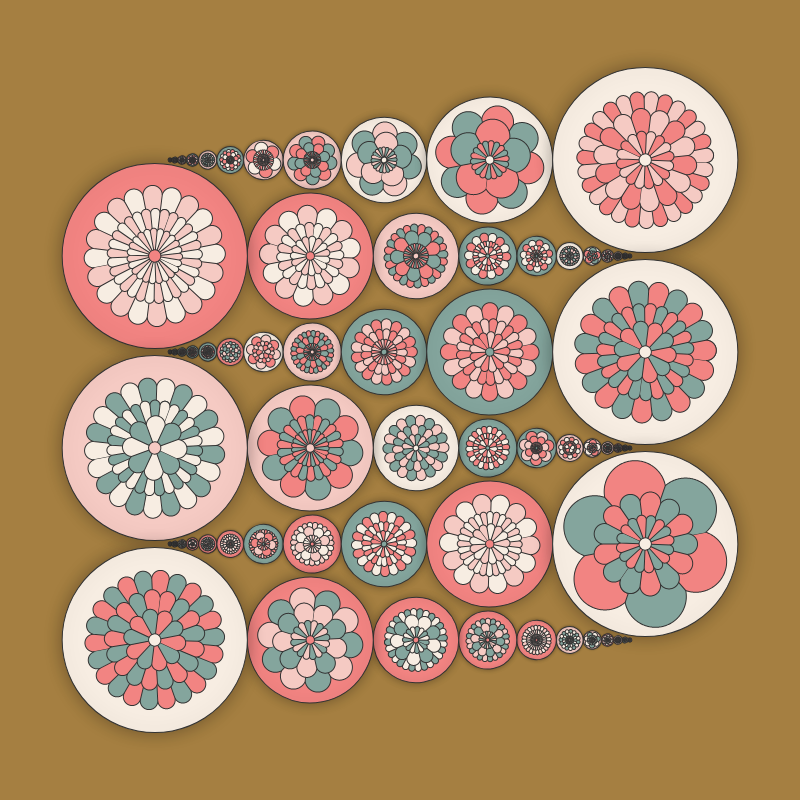
Frame 1 (no input)
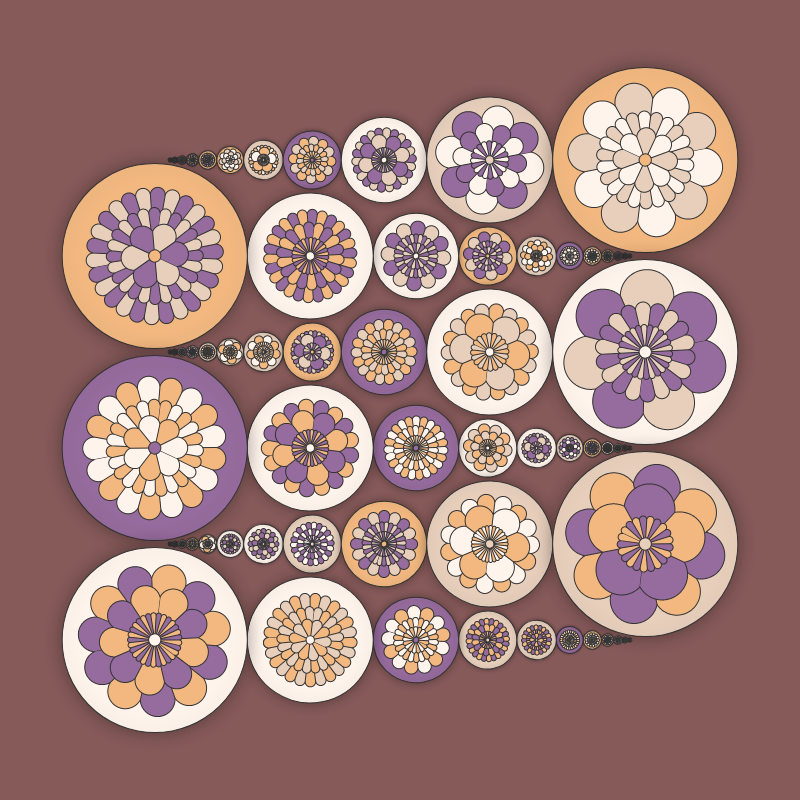
Frame 2 (the mouse pressed at the canvas centre, redrawn once)

The p5.js sketch that drew these frames (run headless with seeded random() and noise() and a simulated clock; the mouse was pressed at the canvas centre and the sketch redrawn once):

// p5.js sketch
// ── sketch.js
// https://openprocessing.org/sketch/1630344
let palette;
let c,
  pc = -1;

function setup() {
  createCanvas(800, 800);
  colorMode(HSB, 360, 100, 100, 100);
  angleMode(DEGREES);
}

function draw() {
  palette = shuffle(createPalette(random(url)), true);

  background(palette[0]);
  blendMode(MULTIPLY);
  background(0, 0, 0, 33);
  palette.splice(0, 1);
  blendMode(BLEND);

  stroke(0, 0, 20);

  let rows = 5;
  int(random(5, 5));
  let offset = width / 5;
  let h = (height - offset * 2) / rows;
  let w = width - offset * 2;

  for (let i = 0; i <= rows; i += 1) {
    let ox = i % 2 == 0 ? offset : width - offset;
    let oy = offset + h * i;

    push();
    translate(ox, oy);
    let a = 180 / 12 + 7;
    rotate(i % 2 == 0 ? -a / 2 : -a / 2 + 180);
    let x = 10;
    let y = x * tan(a / 2);
    let d = sqrt(sq(x) + sq(y));
    let s = (d + y) / (d - y);
    while (x <= w) {
      push();
      translate(x, y);
      let nd = 2 * y;
      let colors = shuffle(palette.concat());
      fill(colors[0]);
      drawingContext.shadowColor = color(0, 0, 0, 33);
      drawingContext.shadowBlur = nd / 10;

      colors.splice(0, 1);
      circle(0, 0, nd);
      drawingContext.clip();
      drawingContext.shadowBlur = 0;
      drawFlower(0, 0, nd / 2 / 1.5, ((nd / 2) * 1) / 5, colors);
      pop();
      x = x * s;
      y = y * s;
    }
    pop();
  }

  noLoop();
}

function createPalette(_url) {
  let slash_index = _url.lastIndexOf("/");
  let pallate_str = _url.slice(slash_index + 1);
  let arr = pallate_str.split("-");
  for (let i = 0; i < arr.length; i++) {
    arr[i] = color("#" + arr[i]);
  }
  return arr;
}

let url = [
  "202c39-283845-b8b08d-f2d492-f29559",
  "1f2041-4b3f72-ffc857-119da4-19647e",
  "2f4858-33658a-86bbd8-f6ae2d-f26419",
  "ffac81-ff928b-fec3a6-efe9ae-cdeac0",
  "f79256-fbd1a2-7dcfb6-00b2ca-1d4e89",
  "e27396-ea9ab2-efcfe3-eaf2d7-b3dee2",
  "966b9d-c98686-f2b880-fff4ec-e7cfbc",
  "50514f-f25f5c-ffe066-247ba0-70c1b3",
  "177e89-084c61-db3a34-ffc857-323031",
  "390099-9e0059-ff0054-ff5400-ffbd00",
  "0d3b66-faf0ca-f4d35e-ee964b-f95738",
  "177e89-084c61-db3a34-ffc857-323031",
  "780000-c1121f-fdf0d5-003049-669bbc",
  "eae4e9-fff1e6-fde2e4-fad2e1-e2ece9-bee1e6-f0efeb-dfe7fd-cddafd",
  "f94144-f3722c-f8961e-f9c74f-90be6d-43aa8b-577590",
  "555b6e-89b0ae-bee3db-faf9f9-ffd6ba",
  "9b5de5-f15bb5-fee440-00bbf9-00f5d4",
  "ef476f-ffd166-06d6a0-118ab2-073b4c",
  "006466-065a60-0b525b-144552-1b3a4b-212f45-272640-312244-3e1f47-4d194d",
  "f94144-f3722c-f8961e-f9844a-f9c74f-90be6d-43aa8b-4d908e-577590-277da1",
  "f6bd60-f7ede2-f5cac3-84a59d-f28482",
  "0081a7-00afb9-fdfcdc-fed9b7-f07167",
  "f4f1de-e07a5f-3d405b-81b29a-f2cc8f",
  "50514f-f25f5c-ffe066-247ba0-70c1b3",
  "001219-005f73-0a9396-94d2bd-e9d8a6-ee9b00-ca6702-bb3e03-ae2012-9b2226",
  "ef476f-ffd166-06d6a0-118ab2-073b4c",
  "fec5bb-fcd5ce-fae1dd-f8edeb-e8e8e4-d8e2dc-ece4db-ffe5d9-ffd7ba-fec89a",
  "e63946-f1faee-a8dadc-457b9d-1d3557",
  "264653-2a9d8f-e9c46a-f4a261-e76f51",
];

function drawFlower(x, y, rMax, rStep, colors) {
  push();
  translate(x, y);
  let n = 0;
  for (let r = rMax; r > rMax / 5; r -= rStep) {
    let step = int(random(5, 30));
    push();
    rotate(map(r, rMax, 0, 0, 360));
    let angleStep = 360 / step;
    for (let angle = 0; angle < 360; angle += angleStep) {
      let x1 = cos(angle) * r;
      let y1 = sin(angle) * r;
      let x2 = cos(angle + angleStep) * r;
      let y2 = sin(angle + angleStep) * r;
      let x = (x1 + x2) / 2;
      let y = (y1 + y2) / 2;
      let d = dist(x1, y1, x2, y2);
      fill(colors[n++ % 2]);
      beginShape();
      vertex(0, 0);
      for (
        let angle = atan2(y, x) - 90;
        angle <= atan2(y, x) - 90 + 180;
        angle += 1
      ) {
        vertex(x + (cos(angle) * d) / 2, y + (sin(angle) * d) / 2);
      }
      endShape();
    }
    pop();
  }
  circle(0, 0, rMax / 5);
  pop();
}
